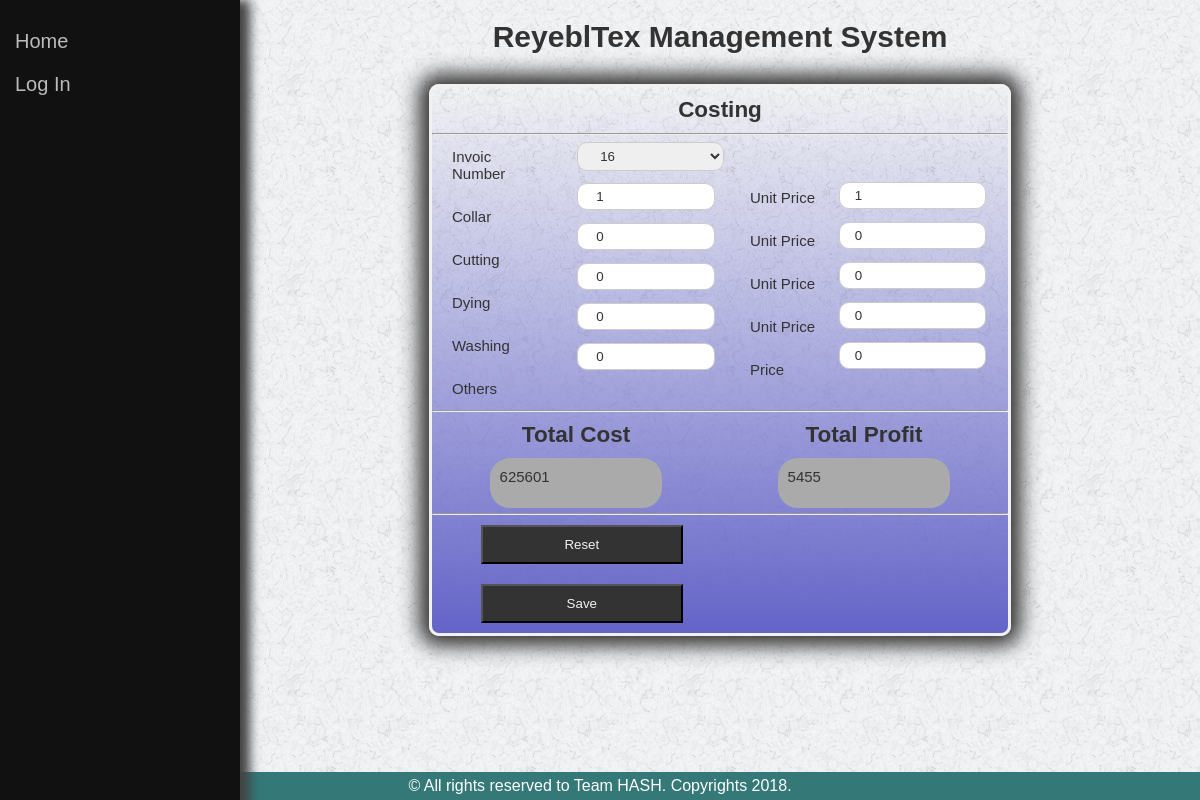
The app's page /costing/update/17/ with its own data.
### products/models.py (models this page shows, shortened)
class Costing(models.Model):
	invoic_number = models.OneToOneField(Order, on_delete=models.CASCADE)
	collar = models.PositiveIntegerField(default=0)
	cutting = models.PositiveIntegerField(default=0)
	dying = models.PositiveIntegerField(default=0)
	washing = models.PositiveIntegerField(default=0)
	others = models.PositiveIntegerField(default=0)
	collar_unit_price = models.PositiveIntegerField(default=0)
	cutting_unit_price = models.PositiveIntegerField(default=0)
	dying_unit_price = models.PositiveIntegerField(default=0)
	washing_unit_price = models.PositiveIntegerField(default=0)
	others_price = models.PositiveIntegerField(default=0)
	total_price = models.PositiveIntegerField(default=0)
	total_profit = models.IntegerField(default=0)

### products/views.py (the view, shortened to what this page needs)
# urls.py: url(r'^costing/update/(?P<pk>[\d]+)/$', CostingUpdate.as_view(), name='costing-update'),
class CostingUpdate(UpdateView):
	model = Costing
	template_name = 'costing/update.html'
	fields = '__all__'
	success_url = '/costing/update/'

### products/models.py (called while the page is built)
	def __str__(self):
		return str(self.id)

### templates/costing/update.html (shortened to what this page needs)
{% extends 'base.html' %}
{% load staticfiles %}
{% load widget_tweaks %}
{% block content %}
	<div class="costingEntry main">
		<h1 style="text-align: center; padding: 20px;">ReyeblTex Management System</h1>
		<form method="post" action="">{% csrf_token %}
			<h2 style="text-align: center;">Costing</h2>
			<hr style="color: #ccc;">
			<div class="label1">
				<p><label>Invoic Number</label></p>
				<p><label>Collar</label></p>
				<p><label>Cutting</label></p>
				<p><label>Dying</label></p>
				<p><label>Washing</label></p>
				<p><label>Others</label></p>
			</div>
			<div class="field1">
				{% render_field form.invoic_number style="pointer-events: none;"  %}
				{% render_field form.collar  %}
				{% render_field form.cutting  %}
				{% render_field form.dying  %}
				{% render_field form.washing  %}
				{% render_field form.others  %}
			</div>
			<div class="label2">
				<p style="margin-bottom: 15px;"></p>
				<p><label>Unit Price</label></p>
				<p><label>Unit Price</label></p>
				<p><label>Unit Price</label></p>
				<p><label>Unit Price</label></p>
				<p><label>Price</label></p>
			</div>
			<div class="field2">
				{% render_field form.collar_unit_price  %}
				{% render_field form.cutting_unit_price  %}
				{% render_field form.dying_unit_price  %}
				{% render_field form.washing_unit_price  %}
				{% render_field form.others_price  %}
			</div>
			<hr style="color: #999; clear: both;">
			<div class="totalcostcontainer">
				<h2 style="text-align: center;">Total Cost</h2>
				<div class="totalcost"><p style="padding: 10px">{{ form.instance.total_price }}</p></div>
			</div>
			<div class="totalprofitcontainer">
				<h2 style="text-align: center;">Total Profit</h2>
				<div class="totalprofit"><p style="padding: 10px">{{ form.instance.total_profit }}</p></div>
			</div>
			<hr style="color: #999; clear: both;">
			<div class="costingEntryButton">
		    	<button type="reset">Reset</button>
				<button type="submit">Save</button>
			</div>
		</form>
	</div>
{% endblock %}

### static/css/style.css (style rules this page uses)
* { margin: 0px; padding: 0px; }
body { font-family: "Arial", sans-serif; color: #333; background-image: url("../images/bodybg.jpg"); background-repeat: repeat; }
.main { float: right; font-size: 15px; width: 80%; }
.field input[type="text"], input[type="number"], input[type="date"], input[type="color"], select { width: 85%; padding: 5px 18px; margin: 6.5px 5px 5px 30px; border: 1px solid #ccc; border-radius: 10px; box-sizing: border-box; color: #333; }
.costingEntry form { border: 3px solid #f1f1f1; border-radius: 10px; width: 60%; margin: 10px auto; background-image: linear-gradient(to bottom, rgba(250,250,250,0), rgba(100,100,200,1)); box-shadow: 0px 0px 20px 10px #333; overflow: hidden; }
.costingEntry h2 { padding: 10px 0px 10px 0px; }
.label1 { width: 20%; float: left; }
.label1 p { padding: 13px 0px 13px 20px; }
.field1 { width: 30%; float: left; }
.field1 input[type="number"] { width: 80%; padding: 5px 18px; margin: 7px 5px 6px 30px; border: 1px solid #ccc; border-radius: 10px; box-sizing: border-box; color: #333; }
.label2 { width: 18%; float: left; }
.label2 p { padding: 13px 0px 13px 30px; }
.field2 { width: 32%; float: left; }
.field2 input[type="number"] { width: 80%; padding: 5px 15px; margin: 7px 20px 6px 15px; border: 1px solid #ccc; border-radius: 10px; box-sizing: border-box; color: #333; }
.totalcostcontainer, .totalprofitcontainer { width: 50%; float: left; }
.totalcost, .totalprofit { width: 60%; height: 50px; margin: 0px auto 5px; border-radius: 20px; background-color: #aaa; overflow: hidden; }
.costingEntryButton { width: 100%; clear: both; }
.costingEntryButton button { width: 35%; margin: 10px 49px; background-color: #333; float: left; padding: 10px; color: #f1f1f1; overflow: hidden; }
.main h1 { padding: 10px 0px 10px 0px; text-align: center; }

### records on screen
Costing: invoic_number "16", collar "1", cutting "0", dying "0", washing "0", others "0", collar_unit_price "1", cutting_unit_price "0", dying_unit_price "0", washing_unit_price "0", others_price "0", instance.total_price "625601", instance.total_profit "5455"
